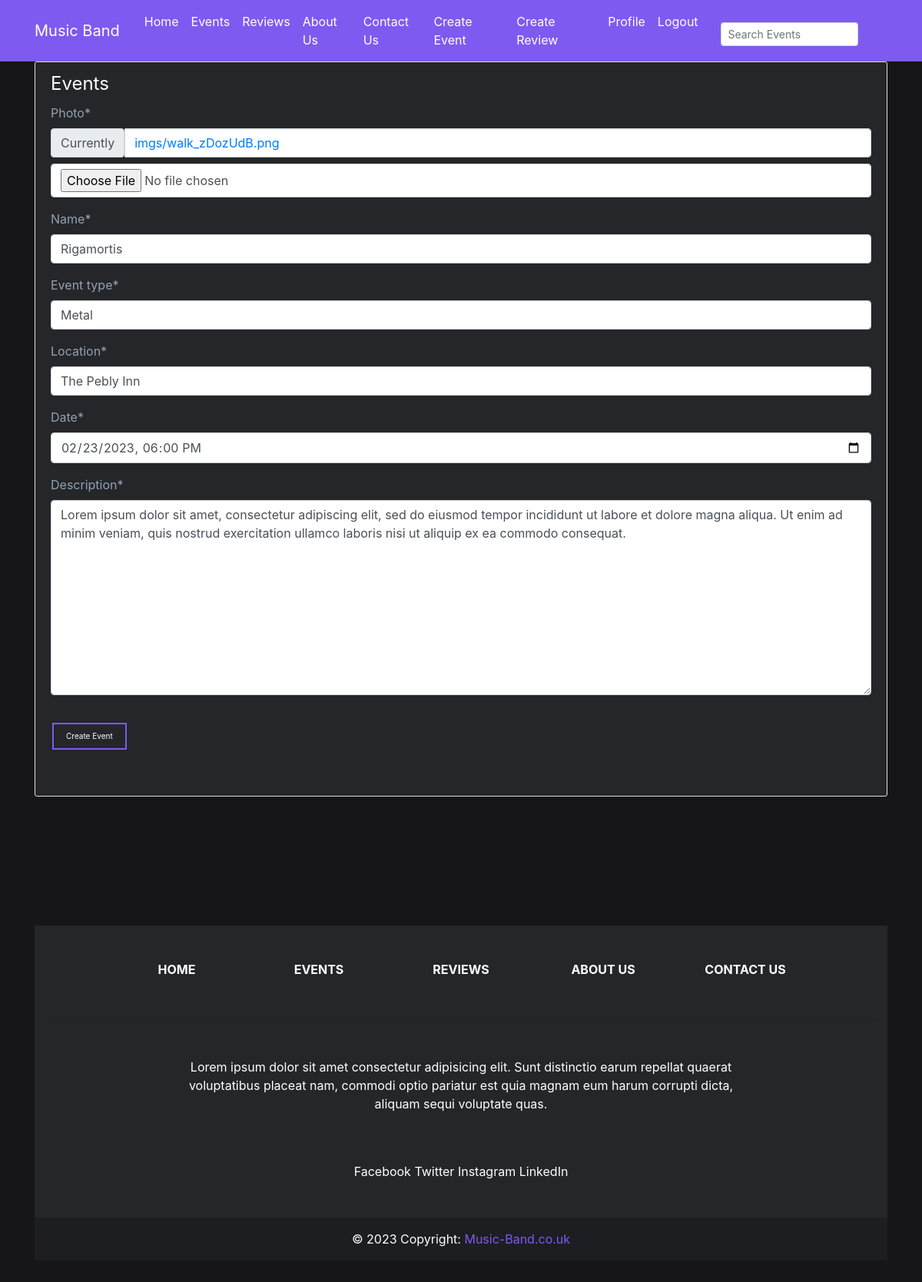
The app's page /events/7/update/ (signed in) with its own data.
### events/models.py (models this page shows, shortened)
class Event(models.Model):
    name = models.CharField(max_length=100)
    event_type = models.CharField(max_length=50)
    location = models.CharField(max_length=100)
    date = models.DateTimeField()
    description = models.TextField()
    photo = models.ImageField(upload_to='imgs')

### events/views.py (the view, shortened to what this page needs)
# urls.py: path('events/<int:pk>/update/', EventsUpdateView.as_view(), name='event-update'), # 'events/<int:pk>/update/' maps to the event update page
class EventsUpdateView(LoginRequiredMixin, UserPassesTestMixin, UpdateView): # LoginRequiredMixin is used to prevent users from updating events without logging in
    model = Event # Tells the view which model to query
    form_class = EventForm
    def test_func(self):
        if self.request.user.username == 'admin':
            return True
        return False

### events/forms.py
class EventForm(forms.ModelForm):
    class Meta:
        model = Event
        fields = ['photo', 'name', 'event_type', 'location', 'date', 'description']
        widgets = {
            'date': forms.DateTimeInput(attrs={'type': 'datetime-local'}),
        }

### events/templates/events/event_form.html (shortened to what this page needs)
{% extends "events/base.html" %}
{% load crispy_forms_tags %}
{% block content %}
    <div class="content-section">
        <form method="POST" enctype="multipart/form-data">
                <fieldset class="form-group">
                    <legend style="color:#fffffe;">Events</legend>
                    {{ form|crispy }}
                </fieldset>
            <div class="form-group">
                <button type="submit" class="pagination-button">Create Event</button>
            </div>
        </form>
    </div>
{% endblock content %}

### events/static/events/main.css (style rules this page uses)
body { background: #16161a; color: #333333; margin-top: 5rem; }
.content-section { background: #242629; padding: 10px 20px; border: 1px solid #dddddd; border-radius: 3px; margin-bottom: 20px; padding-bottom: 40px; }
.form-group { color: #94a1b2; align-items: center; }
.pagination-button { background-color: #242629; color: #fffffe; border: 2px solid #7f5af0; padding: 8px 16px; text-align: center; text-decoration: none; display: inline-block; font-size: 10px; margin: 4px 2px; transition-duration: 0.4s; cursor: pointer; }

### records on screen
Event: name "Rigamortis", event_type "Metal", location "The Pebly Inn", date "02/23/2023 18:00", description "Lorem ipsum dolor sit amet, consectetur adipiscing elit, sed do eiusmod tempor incididunt ut labore et dolore magna aliqua. Ut enim ad minim veniam, quis nostrud exercitation ullamco laboris nisi ut aliquip ex ea commodo consequat."
